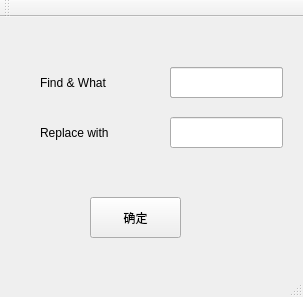
<?xml version="1.0" encoding="UTF-8"?>
<ui version="4.0">
 <class>MainWindow</class>
 <widget class="QMainWindow" name="MainWindow">
  <property name="geometry">
   <rect>
    <x>0</x>
    <y>0</y>
    <width>303</width>
    <height>297</height>
   </rect>
  </property>
  <property name="windowTitle">
   <string>MainWindow</string>
  </property>
  <widget class="QWidget" name="centralWidget">
   <widget class="QPushButton" name="pushButton">
    <property name="geometry">
     <rect>
      <x>90</x>
      <y>180</y>
      <width>91</width>
      <height>41</height>
     </rect>
    </property>
    <property name="text">
     <string>确定</string>
    </property>
   </widget>
   <widget class="QLabel" name="label">
    <property name="geometry">
     <rect>
      <x>40</x>
      <y>50</y>
      <width>101</width>
      <height>31</height>
     </rect>
    </property>
    <property name="minimumSize">
     <size>
      <width>101</width>
      <height>0</height>
     </size>
    </property>
    <property name="text">
     <string>Find &amp; What</string>
    </property>
   </widget>
   <widget class="QLineEdit" name="findLineEdit">
    <property name="geometry">
     <rect>
      <x>170</x>
      <y>50</y>
      <width>113</width>
      <height>31</height>
     </rect>
    </property>
    <property name="minimumSize">
     <size>
      <width>113</width>
      <height>0</height>
     </size>
    </property>
    <property name="text">
     <string/>
    </property>
   </widget>
   <widget class="QLabel" name="label_2">
    <property name="geometry">
     <rect>
      <x>40</x>
      <y>100</y>
      <width>101</width>
      <height>31</height>
     </rect>
    </property>
    <property name="minimumSize">
     <size>
      <width>101</width>
      <height>0</height>
     </size>
    </property>
    <property name="text">
     <string>Replace with</string>
    </property>
   </widget>
   <widget class="QLineEdit" name="findLineEdit_2">
    <property name="geometry">
     <rect>
      <x>170</x>
      <y>50</y>
      <width>113</width>
      <height>31</height>
     </rect>
    </property>
    <property name="minimumSize">
     <size>
      <width>113</width>
      <height>0</height>
     </size>
    </property>
    <property name="text">
     <string/>
    </property>
   </widget>
   <widget class="QLineEdit" name="replaceLineEdit">
    <property name="geometry">
     <rect>
      <x>170</x>
      <y>100</y>
      <width>113</width>
      <height>31</height>
     </rect>
    </property>
    <property name="minimumSize">
     <size>
      <width>113</width>
      <height>0</height>
     </size>
    </property>
    <property name="text">
     <string/>
    </property>
   </widget>
  </widget>
  <widget class="QMenuBar" name="menuBar">
   <property name="geometry">
    <rect>
     <x>0</x>
     <y>0</y>
     <width>303</width>
     <height>23</height>
    </rect>
   </property>
  </widget>
  <widget class="QToolBar" name="mainToolBar">
   <attribute name="toolBarArea">
    <enum>TopToolBarArea</enum>
   </attribute>
   <attribute name="toolBarBreak">
    <bool>false</bool>
   </attribute>
  </widget>
  <widget class="QStatusBar" name="statusBar"/>
 </widget>
 <layoutdefault spacing="6" margin="11"/>
 <resources/>
 <connections/>
</ui>
